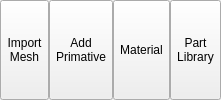
              <widget class="QWidget" name="widget_19" native="true">
               <property name="minimumSize">
                <size>
                 <width>150</width>
                 <height>0</height>
                </size>
               </property>
               <property name="maximumSize">
                <size>
                 <width>900</width>
                 <height>16777215</height>
                </size>
               </property>
               <layout class="QHBoxLayout" name="horizontalLayout_29">
                <property name="spacing">
                 <number>0</number>
                </property>
                <property name="leftMargin">
                 <number>0</number>
                </property>
                <property name="topMargin">
                 <number>0</number>
                </property>
                <property name="rightMargin">
                 <number>0</number>
                </property>
                <property name="bottomMargin">
                 <number>0</number>
                </property>
                <item>
                 <widget class="QToolButton" name="import_mesh_button">
                  <property name="sizePolicy">
                   <sizepolicy hsizetype="Preferred" vsizetype="Expanding">
                    <horstretch>0</horstretch>
                    <verstretch>0</verstretch>
                   </sizepolicy>
                  </property>
                  <property name="text">
                   <string>Import
Mesh</string>
                  </property>
                  <property name="icon">
                   <iconset resource="../resources.qrc">
                    <normaloff>:/icons/icons8-import-48.png</normaloff>:/icons/icons8-import-48.png</iconset>
                  </property>
                  <property name="iconSize">
                   <size>
                    <width>36</width>
                    <height>36</height>
                   </size>
                  </property>
                  <property name="toolButtonStyle">
                   <enum>Qt::ToolButtonStyle::ToolButtonTextUnderIcon</enum>
                  </property>
                 </widget>
                </item>
                <item>
                 <widget class="QToolButton" name="add_primative_button">
                  <property name="sizePolicy">
                   <sizepolicy hsizetype="Preferred" vsizetype="Expanding">
                    <horstretch>0</horstretch>
                    <verstretch>0</verstretch>
                   </sizepolicy>
                  </property>
                  <property name="text">
                   <string>Add
Primative</string>
                  </property>
                  <property name="icon">
                   <iconset resource="../resources.qrc">
                    <normaloff>:/icons/addPrimative.png</normaloff>:/icons/addPrimative.png</iconset>
                  </property>
                  <property name="iconSize">
                   <size>
                    <width>36</width>
                    <height>36</height>
                   </size>
                  </property>
                  <property name="toolButtonStyle">
                   <enum>Qt::ToolButtonStyle::ToolButtonTextUnderIcon</enum>
                  </property>
                 </widget>
                </item>
                <item>
                 <widget class="QToolButton" name="material_properties_button">
                  <property name="sizePolicy">
                   <sizepolicy hsizetype="Preferred" vsizetype="Preferred">
                    <horstretch>0</horstretch>
                    <verstretch>0</verstretch>
                   </sizepolicy>
                  </property>
                  <property name="text">
                   <string>Material</string>
                  </property>
                  <property name="icon">
                   <iconset resource="../resources.qrc">
                    <normaloff>:/icons/icons8-mind-map-48.png</normaloff>:/icons/icons8-mind-map-48.png</iconset>
                  </property>
                  <property name="iconSize">
                   <size>
                    <width>48</width>
                    <height>48</height>
                   </size>
                  </property>
                  <property name="toolButtonStyle">
                   <enum>Qt::ToolButtonStyle::ToolButtonTextUnderIcon</enum>
                  </property>
                 </widget>
                </item>
                <item>
                 <widget class="QToolButton" name="part_library_button">
                  <property name="sizePolicy">
                   <sizepolicy hsizetype="Preferred" vsizetype="Preferred">
                    <horstretch>0</horstretch>
                    <verstretch>0</verstretch>
                   </sizepolicy>
                  </property>
                  <property name="text">
                   <string>Part
Library</string>
                  </property>
                  <property name="icon">
                   <iconset resource="../resources.qrc">
                    <normaloff>:/icons/icons8-spring-in-motion-48.png</normaloff>:/icons/icons8-spring-in-motion-48.png</iconset>
                  </property>
                  <property name="iconSize">
                   <size>
                    <width>36</width>
                    <height>36</height>
                   </size>
                  </property>
                  <property name="toolButtonStyle">
                   <enum>Qt::ToolButtonStyle::ToolButtonTextUnderIcon</enum>
                  </property>
                 </widget>
                </item>
               </layout>
              </widget>
